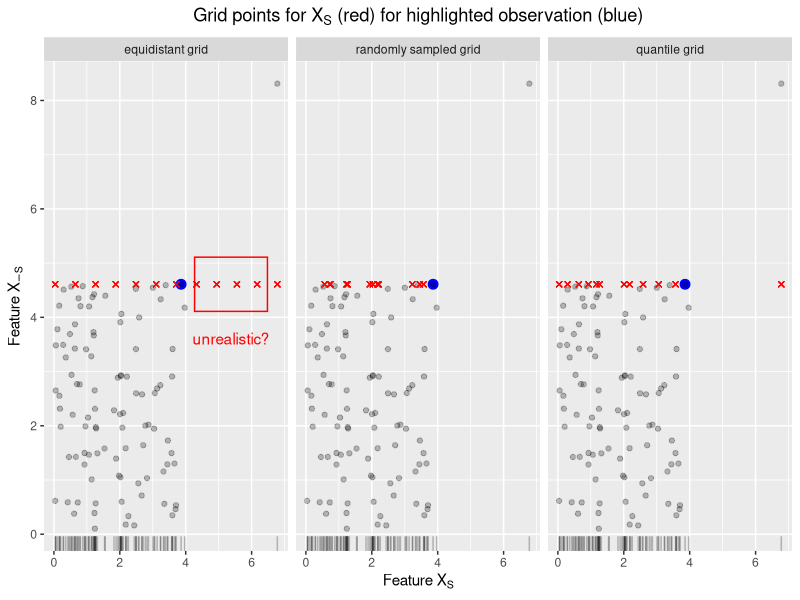

Write the R code that produced this figure.
# PREREQ -----------------------------------------------------------------------

library(ggplot2)

# DATA -------------------------------------------------------------------------

set.seed(1234)
n = 100
ngrid = 11
x1 = c(runif(n-2, 0, 400)/100, 3.86, 6.78)
x2 = c(runif(n-2, 0, 460)/100, 4.61, 8.31)

# grid
grid.x1 = seq(min(x1), max(x1), length = ngrid+1)
grid.x2 = seq(min(x2), max(x2), length = ngrid+1)

const.x2 = rep(sort(x2, decreasing = T)[2], length = ngrid+1)
data1.const = expand.grid(x1 = grid.x1, x2 = const.x2)
data1.const$method = "equidistant grid"


data1 = expand.grid(x1 = grid.x1, x2 = grid.x2)
data1$method = "equidistant grid"

# subsample
grid.x1 = sample(x1, size = ngrid+1)
grid.x2 = sample(x2, size = ngrid+1)

data2.const = expand.grid(x1 = grid.x1, x2 = const.x2)
data2.const$method = "randomly sampled grid"

data2 = expand.grid(x1 = grid.x1, x2 = grid.x2)
data2$method = "randomly sampled grid"
# quantile
grid.x1 = quantile(x1, 0:(ngrid)/(ngrid), type = 1)
grid.x2 = quantile(x2, 0:(ngrid)/(ngrid), type = 1)

data3.const = expand.grid(x1 = grid.x1, x2 = const.x2)
data3.const$method = "quantile grid"

data3 = expand.grid(x1 = grid.x1, x2 = grid.x2)
data3$method = "quantile grid"

data = rbind(data1, data2, data3)
data$method = factor(data$method, levels = c("equidistant grid", "randomly sampled grid", "quantile grid"))

data.const = rbind(data1.const, data2.const, data3.const)
data.const$method = factor(data.const$method, levels = c("equidistant grid", "randomly sampled grid", "quantile grid"))

ind = which(x2 == sort(x2, decreasing = TRUE)[2])

# PLOT -------------------------------------------------------------------------

p = ggplot(data = data, aes(x1, x2)) +
  geom_point(data = data.frame(x1 = x1[ind], x2 = x2[ind]), aes(x1, x2), size = 3, col = "blue") +
  geom_point(data = data.frame(x1 = x1, x2 = x2), aes(x1, x2), alpha = 0.25) +
  geom_rug(data = data.frame(x1 = x1, x2 = x2), aes(x = x1), alpha = 0.25, sides = "b") +
  geom_point(data = data.const, aes(x1, x2), shape = 4, alpha = 0.5, col = "red") +
  facet_grid(~ method) +
  xlab("Feature"~X[S]) +
  ylab("Feature"~X[-S]) +
  ggtitle("Grid points for"~X[S]~"(red) for highlighted observation (blue)")


ann_text = data.frame(x1 = max(x1), x2 = x2[ind], diff = max(diff(sort(x1))), #lab = "Text",
                      method = factor("equidistant grid", levels = levels(data$method)))
p = p + 
  geom_text(data = ann_text, aes(x = x1-diff/2, y = x2), nudge_y = -1, label = paste0("unrealistic?"), parse = F, col = "red") +
  geom_rect(data = ann_text, mapping = aes(ymax = x2 + 0.5, ymin = x2 - 0.5,
                                           xmax = x1 - 0.3, xmin = (x1-diff) + 0.3), alpha = 0, size = 0.5,
            colour = "red", fill = "red") +
  theme(plot.title = element_text(hjust = 0.5))

ggsave("slides/03_feature-effects/figure/sampling2.pdf", p, height = 2.5, width = 7.5)
